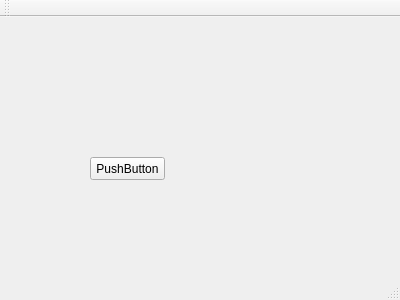
<?xml version="1.0" encoding="UTF-8"?>
<ui version="4.0">
 <class>MainWindow</class>
 <widget class="QMainWindow" name="MainWindow">
  <property name="geometry">
   <rect>
    <x>0</x>
    <y>0</y>
    <width>400</width>
    <height>300</height>
   </rect>
  </property>
  <property name="windowTitle">
   <string>MainWindow</string>
  </property>
  <widget class="QWidget" name="centralWidget">
   <widget class="QPushButton" name="pushButton">
    <property name="geometry">
     <rect>
      <x>90</x>
      <y>140</y>
      <width>75</width>
      <height>23</height>
     </rect>
    </property>
    <property name="text">
     <string>PushButton</string>
    </property>
   </widget>
  </widget>
  <widget class="QMenuBar" name="menuBar">
   <property name="geometry">
    <rect>
     <x>0</x>
     <y>0</y>
     <width>400</width>
     <height>23</height>
    </rect>
   </property>
  </widget>
  <widget class="QToolBar" name="mainToolBar">
   <attribute name="toolBarArea">
    <enum>TopToolBarArea</enum>
   </attribute>
   <attribute name="toolBarBreak">
    <bool>false</bool>
   </attribute>
  </widget>
  <widget class="QStatusBar" name="statusBar"/>
 </widget>
 <layoutdefault spacing="6" margin="11"/>
 <resources/>
 <connections/>
</ui>
